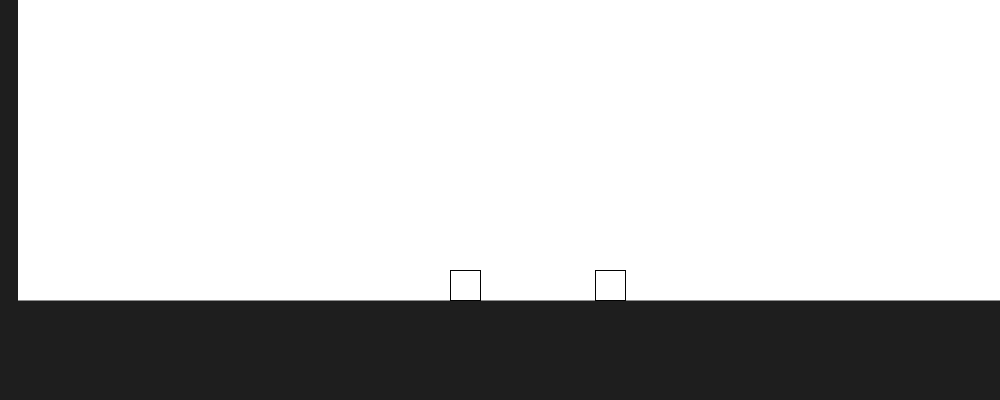
Frame 1 (no input)
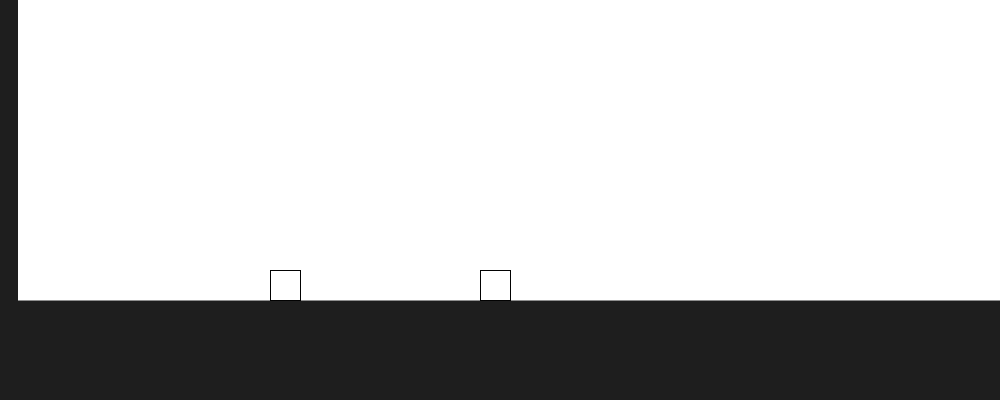
Frame 60 (the mouse pressed at the canvas centre just before this capture)
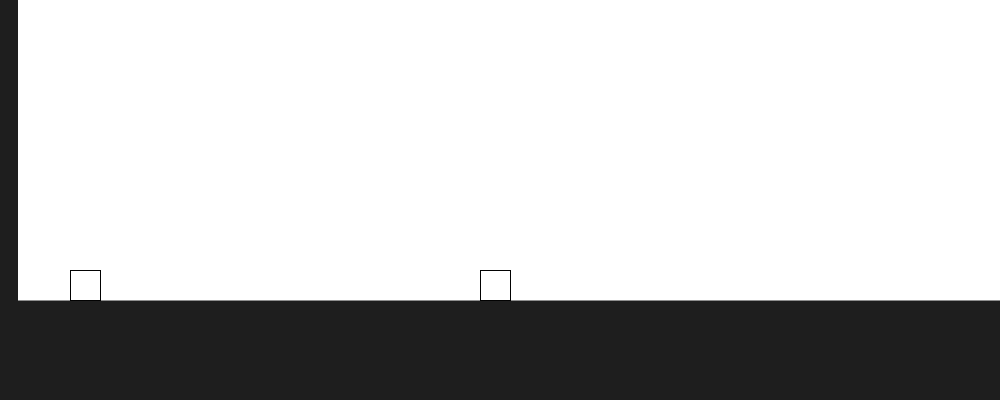
Frame 120 (the mouse held since frame 60 and released just before this capture)

The Processing sketch that drew these frames (run headless with seeded random() and noise(); from frame 60 on, the mouse is pressed at the canvas centre):

// Processing sketch: blocos_pi
// ── blocos_pi.pde
int numeros = 1;
int massa = 100;
final double timeStep = 1;


Bloco bloco1 = new Bloco(150, 30, 0, 1);
Bloco bloco2 = new Bloco(300, 30, -(5/timeStep), pow(massa, numeros - 1));
int mem = 0;
long contador = 0;
void setup() {
  size(1000, 400);
} 

void draw() {
  background(255);
  stroke(30);
  strokeWeight(100);
  line(0, 350, 1000, 350);
  
  stroke(30);
  strokeWeight(23);
  line(6, 0, 6, 400);
  
  stroke(2);
  strokeWeight(1);
  translate(300, 200);
  for ( int i = 0; i < timeStep; i++) {
    if (bloco1.colide(bloco2)) {
      final double v1 = bloco1.momentum(bloco2);
      final double v2 = bloco2.momentum(bloco1);
      bloco1.v = v1;
      bloco2.v = v2;
      mem = 1;
      contador++;
    }

    if (bloco1.parede()) {
      mem = 1; 
      contador++;
    }
    bloco1.movimento();
    bloco2.movimento();
  }
  bloco1.show();
  bloco2.show();
  if (mem == 1) {
    println("\n\n\n\n\n\n\n\n" + contador);
    mem = 0;
  }
}

// ── bloco.pde
class Bloco{
  
  double x;
  double y;
  double w;
  double v;
  double m;
  
  Bloco(double x, double w, double v, double m){
    this.x = x;
    this.y = height - w;
    this.w = w;
    this.v = v;
    this.m = m;
  }
  
  boolean parede(){
    if(this.x <= -280){
      this.v *= -1;
      return true;
    }
    return false;
  }
  
  void movimento(){x += v;}
  
  boolean colide(Bloco other){
    return !(this.x + this.w < other.x || this.x > other.w + other.x);
  }
  
  void show(){rect((float)x, (float)y, (float)w, (float)w);}
  
  double momentum(Bloco other){
     double somaM = this.m + other.m;
     double aux = (this.m - other.m) / somaM * this.v;
     aux += (2 * other.m / somaM) * other.v;
     return aux;
  }
  
}
